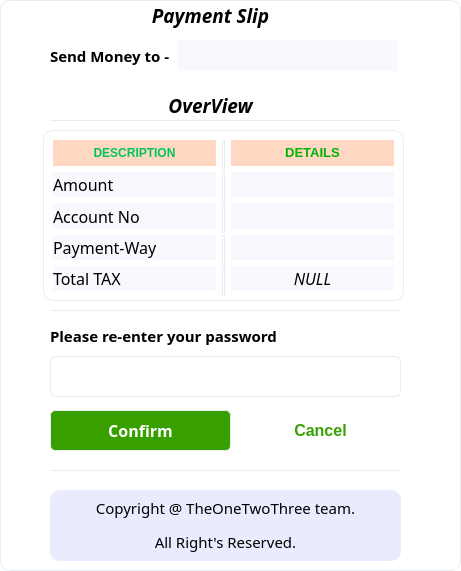
      <widget class="QFrame" name="frame_payment_slip">
       <property name="geometry">
        <rect>
         <x>10</x>
         <y>590</y>
         <width>461</width>
         <height>571</height>
        </rect>
       </property>
       <property name="styleSheet">
        <string notr="true">background-color: rgb(255, 255, 255);
border-radius: 10px;
border: 1px solid #e7ecf1;
</string>
       </property>
       <property name="frameShape">
        <enum>QFrame::StyledPanel</enum>
       </property>
       <property name="frameShadow">
        <enum>QFrame::Raised</enum>
       </property>
       <widget class="QLabel" name="label_enter_pass">
        <property name="geometry">
         <rect>
          <x>50</x>
          <y>320</y>
          <width>301</width>
          <height>31</height>
         </rect>
        </property>
        <property name="font">
         <font>
          <family>Segoe UI Semibold</family>
          <pointsize>11</pointsize>
          <weight>75</weight>
          <bold>true</bold>
         </font>
        </property>
        <property name="styleSheet">
         <string notr="true">background:none;
border:none;
border-radius: none;</string>
        </property>
        <property name="text">
         <string>Please re-enter your password</string>
        </property>
        <property name="alignment">
         <set>Qt::AlignLeading|Qt::AlignLeft|Qt::AlignVCenter</set>
        </property>
       </widget>
       <widget class="QLabel" name="label_password">
        <property name="geometry">
         <rect>
          <x>145</x>
          <y>0</y>
          <width>131</width>
          <height>31</height>
         </rect>
        </property>
        <property name="font">
         <font>
          <family>Segoe UI Semibold</family>
          <pointsize>14</pointsize>
          <weight>75</weight>
          <italic>true</italic>
          <bold>true</bold>
         </font>
        </property>
        <property name="styleSheet">
         <string notr="true">background:none;
border:none;
border-radius: none;</string>
        </property>
        <property name="text">
         <string>&lt;html&gt;&lt;head/&gt;&lt;body&gt;&lt;p align=&quot;center&quot;&gt;Payment Slip&lt;/p&gt;&lt;/body&gt;&lt;/html&gt;</string>
        </property>
        <property name="alignment">
         <set>Qt::AlignLeading|Qt::AlignLeft|Qt::AlignVCenter</set>
        </property>
       </widget>
       <widget class="QLineEdit" name="lineEdit_password">
        <property name="geometry">
         <rect>
          <x>50</x>
          <y>356</y>
          <width>351</width>
          <height>41</height>
         </rect>
        </property>
        <property name="font">
         <font>
          <family>Segoe UI</family>
          <pointsize>12</pointsize>
         </font>
        </property>
        <property name="focusPolicy">
         <enum>Qt::StrongFocus</enum>
        </property>
        <property name="styleSheet">
         <string notr="true">*{
	border-radius:5px;
	padding-left: 15px;
}

:hover{
	border: 1px solid #34a671;
}

:focus{
    border: 1px solid #34a671;
}</string>
        </property>
        <property name="echoMode">
         <enum>QLineEdit::Password</enum>
        </property>
       </widget>
       <widget class="QPushButton" name="pushButton_continue">
        <property name="geometry">
         <rect>
          <x>50</x>
          <y>410</y>
          <width>181</width>
          <height>41</height>
         </rect>
        </property>
        <property name="font">
         <font>
          <family>Segoe UI Semibold</family>
          <pointsize>12</pointsize>
          <weight>75</weight>
          <bold>true</bold>
         </font>
        </property>
        <property name="cursor">
         <cursorShape>PointingHandCursor</cursorShape>
        </property>
        <property name="focusPolicy">
         <enum>Qt::NoFocus</enum>
        </property>
        <property name="styleSheet">
         <string notr="true">*{
background:#37a000;
color:white;
border-radius: 5px;
}
:hover{
background: #2f8700;
}</string>
        </property>
        <property name="text">
         <string>Confirm</string>
        </property>
       </widget>
       <widget class="QPushButton" name="pushButton_cancel">
        <property name="geometry">
         <rect>
          <x>240</x>
          <y>410</y>
          <width>161</width>
          <height>41</height>
         </rect>
        </property>
        <property name="font">
         <font>
          <family>Segoe UI</family>
          <pointsize>12</pointsize>
          <weight>75</weight>
          <bold>true</bold>
         </font>
        </property>
        <property name="cursor">
         <cursorShape>PointingHandCursor</cursorShape>
        </property>
        <property name="focusPolicy">
         <enum>Qt::NoFocus</enum>
        </property>
        <property name="styleSheet">
         <string notr="true">*{
color:#37a000;
border:none;
}
:hover{
border-radius:none;
color:#2f8700;
}</string>
        </property>
        <property name="text">
         <string>Cancel</string>
        </property>
       </widget>
       <widget class="QLabel" name="label_enter_pass_2">
        <property name="geometry">
         <rect>
          <x>50</x>
          <y>40</y>
          <width>121</width>
          <height>31</height>
         </rect>
        </property>
        <property name="font">
         <font>
          <family>Segoe UI Semibold</family>
          <pointsize>11</pointsize>
          <weight>75</weight>
          <bold>true</bold>
         </font>
        </property>
        <property name="styleSheet">
         <string notr="true">background:none;
border:none;
border-radius: none;</string>
        </property>
        <property name="text">
         <string>Send Money to -</string>
        </property>
        <property name="alignment">
         <set>Qt::AlignLeading|Qt::AlignLeft|Qt::AlignVCenter</set>
        </property>
       </widget>
       <widget class="QLabel" name="label_send_money_user_name">
        <property name="geometry">
         <rect>
          <x>177</x>
          <y>40</y>
          <width>221</width>
          <height>31</height>
         </rect>
        </property>
        <property name="font">
         <font>
          <family>Segoe UI Semibold</family>
          <pointsize>11</pointsize>
          <weight>75</weight>
          <bold>true</bold>
         </font>
        </property>
        <property name="styleSheet">
         <string notr="true">background-color:rgba(85, 85, 255, 10);
border:none;
border-radius: none;</string>
        </property>
        <property name="text">
         <string/>
        </property>
        <property name="alignment">
         <set>Qt::AlignLeading|Qt::AlignLeft|Qt::AlignVCenter</set>
        </property>
       </widget>
       <widget class="QLabel" name="label_password_2">
        <property name="geometry">
         <rect>
          <x>160</x>
          <y>90</y>
          <width>101</width>
          <height>31</height>
         </rect>
        </property>
        <property name="font">
         <font>
          <family>Segoe UI Semibold</family>
          <pointsize>14</pointsize>
          <weight>75</weight>
          <italic>true</italic>
          <bold>true</bold>
         </font>
        </property>
        <property name="styleSheet">
         <string notr="true">background:none;
border:none;
border-radius: none;</string>
        </property>
        <property name="text">
         <string>&lt;html&gt;&lt;head/&gt;&lt;body&gt;&lt;p align=&quot;center&quot;&gt;OverView&lt;/p&gt;&lt;/body&gt;&lt;/html&gt;</string>
        </property>
        <property name="alignment">
         <set>Qt::AlignLeading|Qt::AlignLeft|Qt::AlignVCenter</set>
        </property>
       </widget>
       <widget class="Line" name="line_2">
        <property name="geometry">
         <rect>
          <x>50</x>
          <y>120</y>
          <width>350</width>
          <height>1</height>
         </rect>
        </property>
        <property name="orientation">
         <enum>Qt::Horizontal</enum>
        </property>
       </widget>
       <widget class="Line" name="line_3">
        <property name="geometry">
         <rect>
          <x>50</x>
          <y>310</y>
          <width>350</width>
          <height>1</height>
         </rect>
        </property>
        <property name="orientation">
         <enum>Qt::Horizontal</enum>
        </property>
       </widget>
       <widget class="Line" name="line_6">
        <property name="geometry">
         <rect>
          <x>50</x>
          <y>470</y>
          <width>351</width>
          <height>1</height>
         </rect>
        </property>
        <property name="orientation">
         <enum>Qt::Horizontal</enum>
        </property>
       </widget>
       <widget class="QLabel" name="label_34">
        <property name="geometry">
         <rect>
          <x>50</x>
          <y>490</y>
          <width>351</width>
          <height>71</height>
         </rect>
        </property>
        <property name="font">
         <font>
          <family>MS PGothic</family>
          <pointsize>11</pointsize>
         </font>
        </property>
        <property name="styleSheet">
         <string notr="true">border: none;
background-color:rgba(85, 85, 255, 30);</string>
        </property>
        <property name="text">
         <string>&lt;html&gt;&lt;head/&gt;&lt;body&gt;&lt;p align=&quot;center&quot;&gt;Copyright @ TheOneTwoThree team.&lt;/p&gt;&lt;p align=&quot;center&quot;&gt;All Right's Reserved.&lt;/p&gt;&lt;/body&gt;&lt;/html&gt;</string>
        </property>
       </widget>
       <widget class="QFrame" name="frame_12">
        <property name="geometry">
         <rect>
          <x>43</x>
          <y>130</y>
          <width>361</width>
          <height>171</height>
         </rect>
        </property>
        <property name="frameShape">
         <enum>QFrame::StyledPanel</enum>
        </property>
        <property name="frameShadow">
         <enum>QFrame::Raised</enum>
        </property>
        <layout class="QGridLayout" name="gridLayout_4">
         <item row="1" column="0">
          <widget class="QLabel" name="label_38">
           <property name="font">
            <font>
             <family>Mongolian Baiti</family>
             <pointsize>12</pointsize>
            </font>
           </property>
           <property name="styleSheet">
            <string notr="true">background-color:rgba(85, 85, 255, 10);
border:none;
border-radius: none;</string>
           </property>
           <property name="text">
            <string>Amount</string>
           </property>
          </widget>
         </item>
         <item row="1" column="2">
          <widget class="Line" name="line_8">
           <property name="minimumSize">
            <size>
             <width>0</width>
             <height>30</height>
            </size>
           </property>
           <property name="maximumSize">
            <size>
             <width>16777215</width>
             <height>56</height>
            </size>
           </property>
           <property name="orientation">
            <enum>Qt::Vertical</enum>
           </property>
          </widget>
         </item>
         <item row="2" column="0">
          <widget class="QLabel" name="label_39">
           <property name="font">
            <font>
             <family>Mongolian Baiti</family>
             <pointsize>12</pointsize>
            </font>
           </property>
           <property name="styleSheet">
            <string notr="true">background-color:rgba(85, 85, 255, 10);
border:none;
border-radius: none;</string>
           </property>
           <property name="text">
            <string>Account No</string>
           </property>
          </widget>
         </item>
         <item row="2" column="3">
          <widget class="QLabel" name="label_send_money_account_no">
           <property name="font">
            <font>
             <family>MS Gothic</family>
             <pointsize>12</pointsize>
             <weight>50</weight>
             <italic>false</italic>
             <bold>false</bold>
            </font>
           </property>
           <property name="styleSheet">
            <string notr="true">background-color:rgba(85, 85, 255, 10);
border:none;
border-radius: none;</string>
           </property>
           <property name="text">
            <string>&lt;html&gt;&lt;head/&gt;&lt;body&gt;&lt;p align=&quot;center&quot;&gt;&lt;br/&gt;&lt;/p&gt;&lt;/body&gt;&lt;/html&gt;</string>
           </property>
           <property name="alignment">
            <set>Qt::AlignLeading|Qt::AlignLeft|Qt::AlignVCenter</set>
           </property>
          </widget>
         </item>
         <item row="3" column="0">
          <widget class="QLabel" name="label_40">
           <property name="font">
            <font>
             <family>Mongolian Baiti</family>
             <pointsize>12</pointsize>
            </font>
           </property>
           <property name="styleSheet">
            <string notr="true">background-color:rgba(85, 85, 255, 10);
border:none;
border-radius: none;</string>
           </property>
           <property name="text">
            <string>Payment-Way</string>
           </property>
          </widget>
         </item>
         <item row="1" column="3">
          <widget class="QLabel" name="label_send_money_amount">
           <property name="font">
            <font>
             <family>MS PGothic</family>
             <pointsize>12</pointsize>
             <weight>50</weight>
             <italic>false</italic>
             <bold>false</bold>
            </font>
           </property>
           <property name="styleSheet">
            <string notr="true">background-color:rgba(85, 85, 255, 10);
border:none;
border-radius: none;</string>
           </property>
           <property name="text">
            <string>&lt;html&gt;&lt;head/&gt;&lt;body&gt;&lt;p align=&quot;center&quot;&gt;&lt;br/&gt;&lt;/p&gt;&lt;/body&gt;&lt;/html&gt;</string>
           </property>
           <property name="alignment">
            <set>Qt::AlignLeading|Qt::AlignLeft|Qt::AlignVCenter</set>
           </property>
          </widget>
         </item>
         <item row="4" column="0">
          <widget class="QLabel" name="label_41">
           <property name="font">
            <font>
             <family>Mongolian Baiti</family>
             <pointsize>12</pointsize>
            </font>
           </property>
           <property name="styleSheet">
            <string notr="true">background-color:rgba(85, 85, 255, 10);
border:none;
border-radius: none;</string>
           </property>
           <property name="text">
            <string>Total TAX</string>
           </property>
          </widget>
         </item>
         <item row="2" column="2">
          <widget class="Line" name="line_10">
           <property name="minimumSize">
            <size>
             <width>0</width>
             <height>30</height>
            </size>
           </property>
           <property name="maximumSize">
            <size>
             <width>16777215</width>
             <height>56</height>
            </size>
           </property>
           <property name="orientation">
            <enum>Qt::Vertical</enum>
           </property>
          </widget>
         </item>
         <item row="0" column="3">
          <widget class="QLabel" name="label_36">
           <property name="styleSheet">
            <string notr="true">border: none;
border-radius: 0px;
background-color: rgba(255, 85, 0, 60);</string>
           </property>
           <property name="text">
            <string>&lt;html&gt;&lt;head/&gt;&lt;body&gt;&lt;p align=&quot;center&quot;&gt;&lt;span style=&quot; font-size:10pt; font-weight:600; color:#00b300;&quot;&gt;DETAILS&lt;/span&gt;&lt;/p&gt;&lt;/body&gt;&lt;/html&gt;</string>
           </property>
          </widget>
         </item>
         <item row="3" column="3">
          <widget class="QLabel" name="label_send_money_payment_way">
           <property name="font">
            <font>
             <family>MS Gothic</family>
             <pointsize>12</pointsize>
             <weight>50</weight>
             <italic>false</italic>
             <bold>false</bold>
            </font>
           </property>
           <property name="styleSheet">
            <string notr="true">background-color:rgba(85, 85, 255, 10);
border:none;
border-radius: none;</string>
           </property>
           <property name="text">
            <string>&lt;html&gt;&lt;head/&gt;&lt;body&gt;&lt;p align=&quot;center&quot;&gt;&lt;br/&gt;&lt;/p&gt;&lt;/body&gt;&lt;/html&gt;</string>
           </property>
           <property name="alignment">
            <set>Qt::AlignLeading|Qt::AlignLeft|Qt::AlignVCenter</set>
           </property>
          </widget>
         </item>
         <item row="4" column="3">
          <widget class="QLabel" name="label_42">
           <property name="font">
            <font>
             <family>Monotype Corsiva</family>
             <pointsize>12</pointsize>
             <italic>true</italic>
            </font>
           </property>
           <property name="styleSheet">
            <string notr="true">background-color:rgba(85, 85, 255, 10);
border:none;
border-radius: none;</string>
           </property>
           <property name="text">
            <string>&lt;html&gt;&lt;head/&gt;&lt;body&gt;&lt;p align=&quot;center&quot;&gt;NULL&lt;/p&gt;&lt;/body&gt;&lt;/html&gt;</string>
           </property>
          </widget>
         </item>
         <item row="0" column="2">
          <widget class="Line" name="line_9">
           <property name="minimumSize">
            <size>
             <width>0</width>
             <height>30</height>
            </size>
           </property>
           <property name="maximumSize">
            <size>
             <width>16777215</width>
             <height>56</height>
            </size>
           </property>
           <property name="orientation">
            <enum>Qt::Vertical</enum>
           </property>
          </widget>
         </item>
         <item row="0" column="0">
          <widget class="QLabel" name="label_37">
           <property name="styleSheet">
            <string notr="true">border: none;
border-radius: 0px;
background-color: rgba(255, 85, 0, 60);</string>
           </property>
           <property name="text">
            <string>&lt;html&gt;&lt;head/&gt;&lt;body&gt;&lt;p align=&quot;center&quot;&gt;&lt;span style=&quot; font-size:9pt; font-weight:600; color:#00c55f;&quot;&gt;DESCRIPTION&lt;/span&gt;&lt;/p&gt;&lt;/body&gt;&lt;/html&gt;</string>
           </property>
          </widget>
         </item>
         <item row="3" column="2">
          <widget class="Line" name="line_14">
           <property name="minimumSize">
            <size>
             <width>0</width>
             <height>30</height>
            </size>
           </property>
           <property name="maximumSize">
            <size>
             <width>16777215</width>
             <height>56</height>
            </size>
           </property>
           <property name="orientation">
            <enum>Qt::Vertical</enum>
           </property>
          </widget>
         </item>
         <item row="4" column="2">
          <widget class="Line" name="line_15">
           <property name="minimumSize">
            <size>
             <width>0</width>
             <height>30</height>
            </size>
           </property>
           <property name="maximumSize">
            <size>
             <width>16777215</width>
             <height>56</height>
            </size>
           </property>
           <property name="orientation">
            <enum>Qt::Vertical</enum>
           </property>
          </widget>
         </item>
        </layout>
       </widget>
      </widget>
